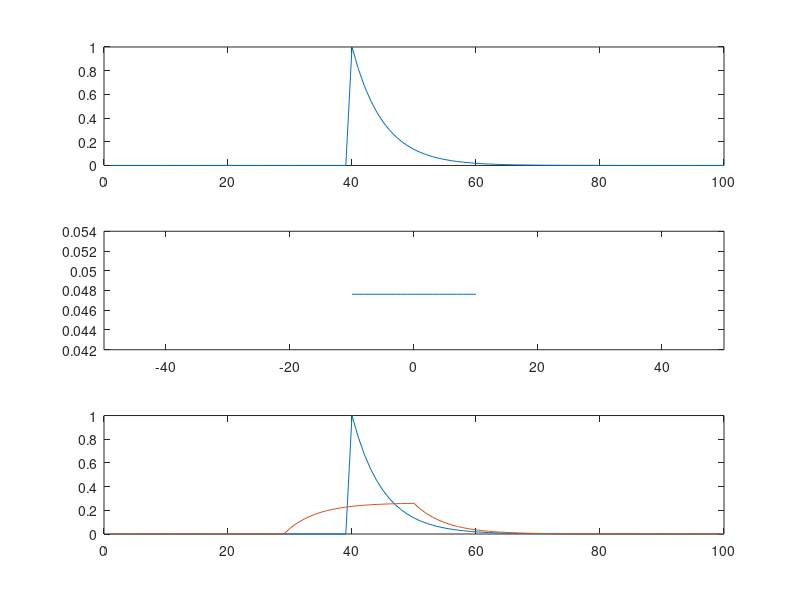
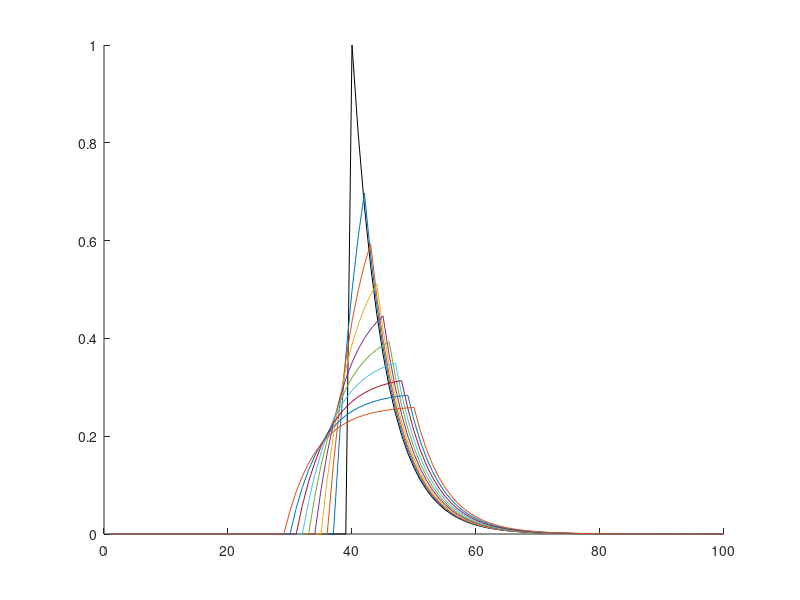

These charts were generated, in order, by the following MATLAB code: (Note: this script raises an error after producing the figures.)
%% Make x and f(x)

clear;

% sample x and make f(x)
x = 1:100;  % sampled x [0 100]
f = exp(-0.2*(x-40));  
f(x<40) = 0;


%% Make the kernel and conduct convolution

% kernel g(x)
x1 = -10:10;  % x for g
g = ones(size(x1));
g = g/sum(g);  % normalize g 

% convolution
fConv = conv(f,g,'same');

% plot
figure;
subplot(311);  plot(x,f);  xlim([0 100]);
subplot(312);  plot(x1,g);  xlim([-50 50]);
subplot(313);  plot(x,[f',fConv']);  xlim([0 100]);


%% Change the kernel size

kernSize = (4:2:20);  % many kernel sizes: better to be even numbers to make g(x) symmetric
nk = length(kernSize);

figure;
line(x,f,'color','k');  % the original f(x) in black
clr = lines(nk);  % different color for different kerSize result
for ik=1:nk
    kernSize1 = kernSize(ik);
    
    x1 = -kernSize1/2:kernSize1/2;
    g = ones(size(x1));
    g = g/sum(g);
    
    fConv = conv(f,g,'same');
    line(x,fConv,'color',clr(ik,:));
end
legend(cat(2,{'raw'},compose('%g',kernSize)));
    



